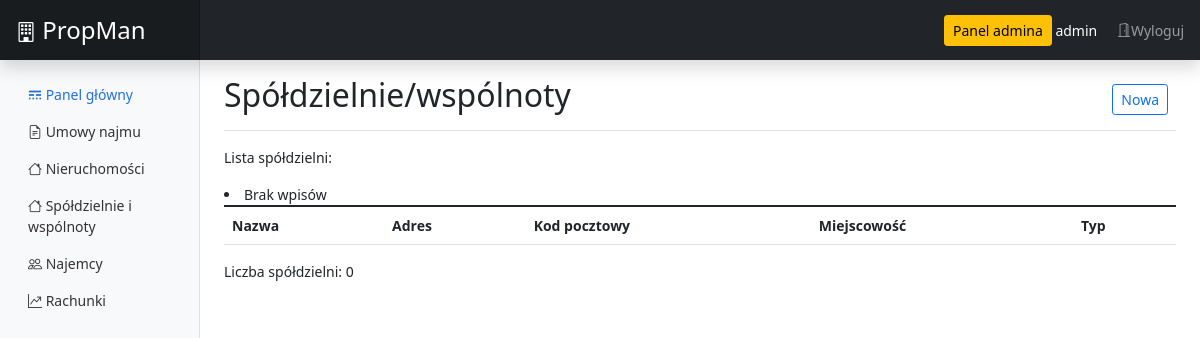
Page /app/forms/housingassociation/list (signed in) on the earlier database version.
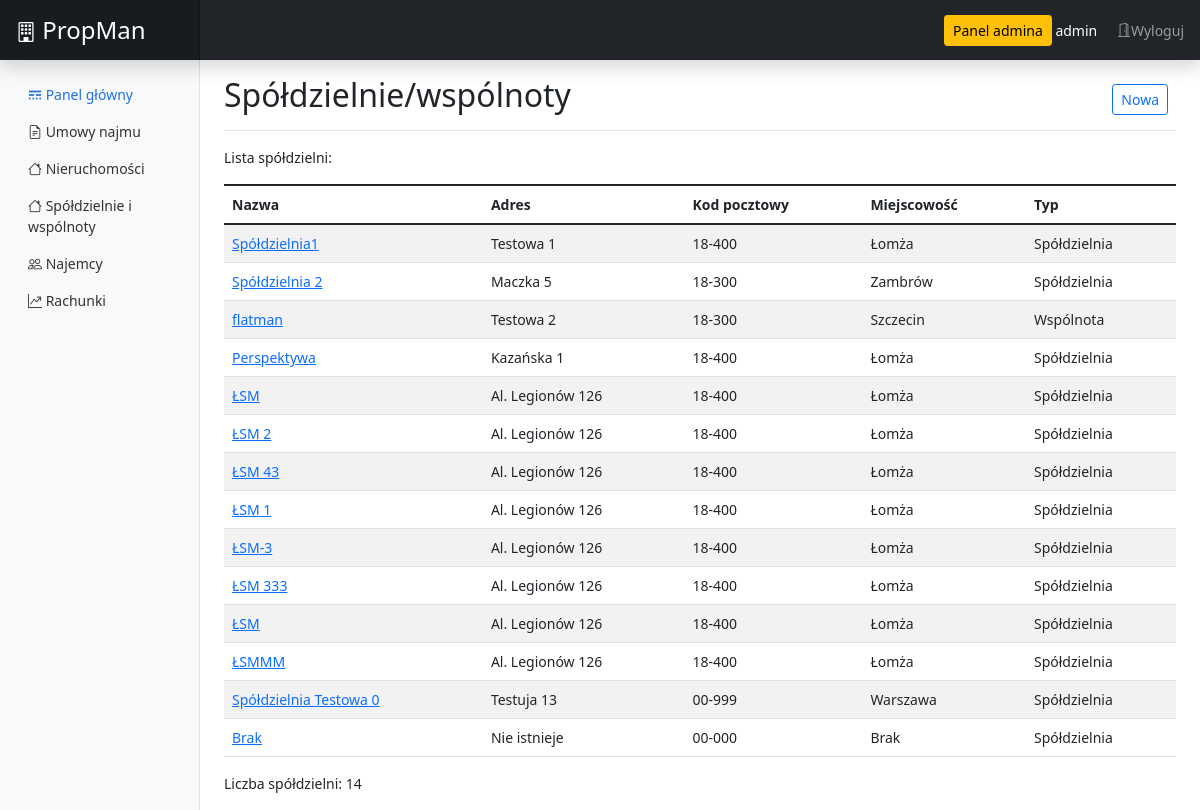
Same page on the later database version.
### app/models.py (models this page shows, shortened)
class HousingAssociation(models.Model):
    id = models.AutoField(primary_key=True)
    name = models.CharField(max_length=45, blank=False) # HA name
    address = models.CharField(max_length=198, blank=False) # HA address
    postalcode = models.CharField(max_length=6, blank=False) # HA postalcode
    city = models.CharField(max_length=45, blank=False) # HA city
    phone = models.CharField(max_length=12, blank=True) # HA phone number
    email = models.EmailField(max_length=254, blank=True)
    comments = models.TextField(max_length=1000, blank=True) # Comments
    type = models.ForeignKey(HousingAssociation_type, default=1, on_delete=models.PROTECT)
    class Meta:
        ordering = ['id']

class HousingAssociation_type(models.Model):
    id = models.AutoField(primary_key=True)
    name = models.CharField(max_length=45, blank=False)
    class Meta:
        ordering = ['name']
    def __str__(self):
        return self.name

### app/views.py (the view)
# urls.py: path('forms/housingassociation/list', views.ha_list, name='ha_list'),
def ha_list(request):
    form = HousingAssociation.objects.all()
    ha_count = HousingAssociation.objects.count()
    return render(request, 'registration/ha/ha_list.html', {'ha_all': form, 'ha_count': ha_count})

### templates/registration/ha/ha_list.html
{% extends 'registration/base.html' %}
{% block content %}
<div class="d-flex justify-content-between flex-wrap flex-md-nowrap align-items-center pt-3 pb-2 mb-3 border-bottom">
  <h1 class="h2">Spółdzielnie/wspólnoty</h1>
  <div class="btn-toolbar mb-2 mb-md-0">
    <div class="btn-group me-2">
      <a href="{% url 'housingassociation_new' %}" type="button" class="btn btn-sm btn-outline-primary">Nowa</a>
    </div>
  </div>
</div>
<div class="">
  <p>Lista spółdzielni:</p>
  <table class="table table-striped">
    <tbody>
      <thead>
        <th>Nazwa</th>
        <th>Adres</th>
        <th>Kod pocztowy</th>
        <th>Miejscowość</th>
        <th>Typ</th>
      </thead>
    {% for ha in ha_all %}
      <tr>
        <td><a href="/app/forms/housingassociation/item/{{ ha.id }}">{{ ha.name }}</a></td>
        <td>{{ ha.address }}</td>
        <td>{{ ha.postalcode }}</td>
        <td>{{ ha.city }}</td>
        <td>{{ ha.type }}</td>
      </tr>
    {% empty %}
      <li>Brak wpisów</li>
    {% endfor %}
    </tbody>
  </table>
  <p>Liczba spółdzielni: {{ ha_count }}</p>
</div>
{% endblock %}

Differences in the rows shown:
added HousingAssociation: name "Spółdzielnia1", address "Testowa 1", postalcode "18-400", city "Łomża", type "Spółdzielnia"
added HousingAssociation: name "Spółdzielnia 2", address "Maczka 5", postalcode "18-300", city "Zambrów", type "Spółdzielnia"
added HousingAssociation: name "flatman", address "Testowa 2", postalcode "18-300", city "Szczecin", type "Wspólnota"
added HousingAssociation: name "Perspektywa", address "Kazańska 1", postalcode "18-400", city "Łomża", type "Spółdzielnia"
added HousingAssociation: name "ŁSM", address "Al. Legionów 126", postalcode "18-400", city "Łomża", type "Spółdzielnia"
added HousingAssociation: name "ŁSM 2", address "Al. Legionów 126", postalcode "18-400", city "Łomża", type "Spółdzielnia"
added HousingAssociation: name "ŁSM 43", address "Al. Legionów 126", postalcode "18-400", city "Łomża", type "Spółdzielnia"
added HousingAssociation: name "ŁSM 1", address "Al. Legionów 126", postalcode "18-400", city "Łomża", type "Spółdzielnia"
added HousingAssociation: name "ŁSM-3", address "Al. Legionów 126", postalcode "18-400", city "Łomża", type "Spółdzielnia"
added HousingAssociation: name "ŁSM 333", address "Al. Legionów 126", postalcode "18-400", city "Łomża", type "Spółdzielnia"
added HousingAssociation: name "ŁSM", address "Al. Legionów 126", postalcode "18-400", city "Łomża", type "Spółdzielnia"
added HousingAssociation: name "ŁSMMM", address "Al. Legionów 126", postalcode "18-400", city "Łomża", type "Spółdzielnia"
added HousingAssociation: name "Spółdzielnia Testowa 0", address "Testuja 13", postalcode "00-999", city "Warszawa", type "Spółdzielnia"
added HousingAssociation: name "Brak", address "Nie istnieje", postalcode "00-000", city "Brak", type "Spółdzielnia"
Other differences:
{{ ha_count }}: "0" → "14"
text no longer shown: "Brak wpisów"
